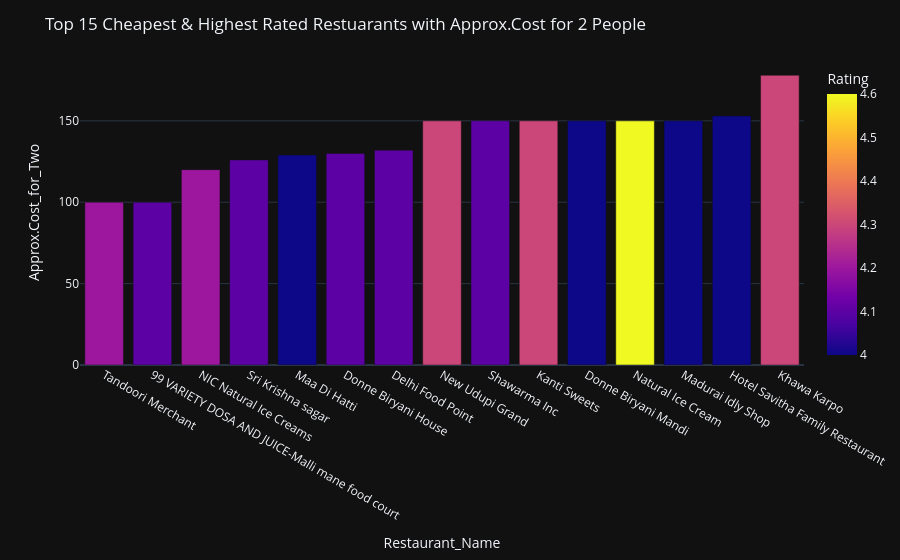

Notebook cell for this chart:
### Code cell
fig=px.bar(
    data_frame=df_Cheapest_Restaurants.head(15),
    x=df_Cheapest_Restaurants["Shop_Name"][0:15],
    y=df_Cheapest_Restaurants["Cost_for_Two"][0:15],
    color=df_Cheapest_Restaurants["Rating"][0:15],
    labels={"x":"Restaurant_Name",
           "y":"Approx.Cost_for_Two",
           "color":"Rating"}
)
fig.update_layout(
    template="plotly_dark",
    title="Top 15 Cheapest & Highest Rated Restuarants with Approx.Cost for 2 People",)
fig.show()

### Figure 1 — Plotly figure (JSON) as saved in the notebook; plotly's stock layout.template omitted (floating-point values rounded to 4 significant figures)
{"data": [{"alignmentgroup": "True", "hovertemplate": "Restaurant_Name=%{x}<br>Approx.Cost_for_Two=%{y}<br>Rating=%{marker.color}<extra></extra>", "legendgroup": "", "marker": {"color": [4.2, 4.1, 4.2, 4.1, 4, 4.1, 4.1, 4.3, 4.1, 4.3, 4, 4.6, 4, 4, 4.3], "coloraxis": "coloraxis", "pattern": {"shape": ""}}, "name": "", "offsetgroup": "", "orientation": "v", "showlegend": false, "textposition": "auto", "type": "bar", "x": ["Tandoori Merchant", "99 VARIETY DOSA AND JUICE-Malli mane food court", "NIC Natural Ice Creams", "Sri Krishna sagar", "Maa Di Hatti", "Donne Biryani House", "Delhi Food Point", "New Udupi Grand", "Shawarma Inc", "Kanti Sweets", "Donne Biryani Mandi", "Natural Ice Cream", "Madurai Idly Shop", "Hotel Savitha Family Restaurant", "Khawa Karpo"], "xaxis": "x", "y": [100, 100, 120, 126, 129, 130, 132, 150, 150, 150, 150, 150, 150, 153, 178], "yaxis": "y"}], "layout": {"barmode": "relative", "coloraxis": {"colorbar": {"title": {"text": "Rating"}}, "colorscale": [[0, "#0d0887"], [0.1111, "#46039f"], [0.2222, "#7201a8"], [0.3333, "#9c179e"], [0.4444, "#bd3786"], [0.5556, "#d8576b"], [0.6667, "#ed7953"], [0.7778, "#fb9f3a"], [0.8889, "#fdca26"], [1, "#f0f921"]]}, "legend": {"tracegroupgap": 0}, "margin": {"t": 60}, "title": {"text": "Top 15 Cheapest & Highest Rated Restuarants with Approx.Cost for 2 People"}, "xaxis": {"anchor": "y", "domain": [0, 1], "title": {"text": "Restaurant_Name"}}, "yaxis": {"anchor": "x", "domain": [0, 1], "title": {"text": "Approx.Cost_for_Two"}}}}
